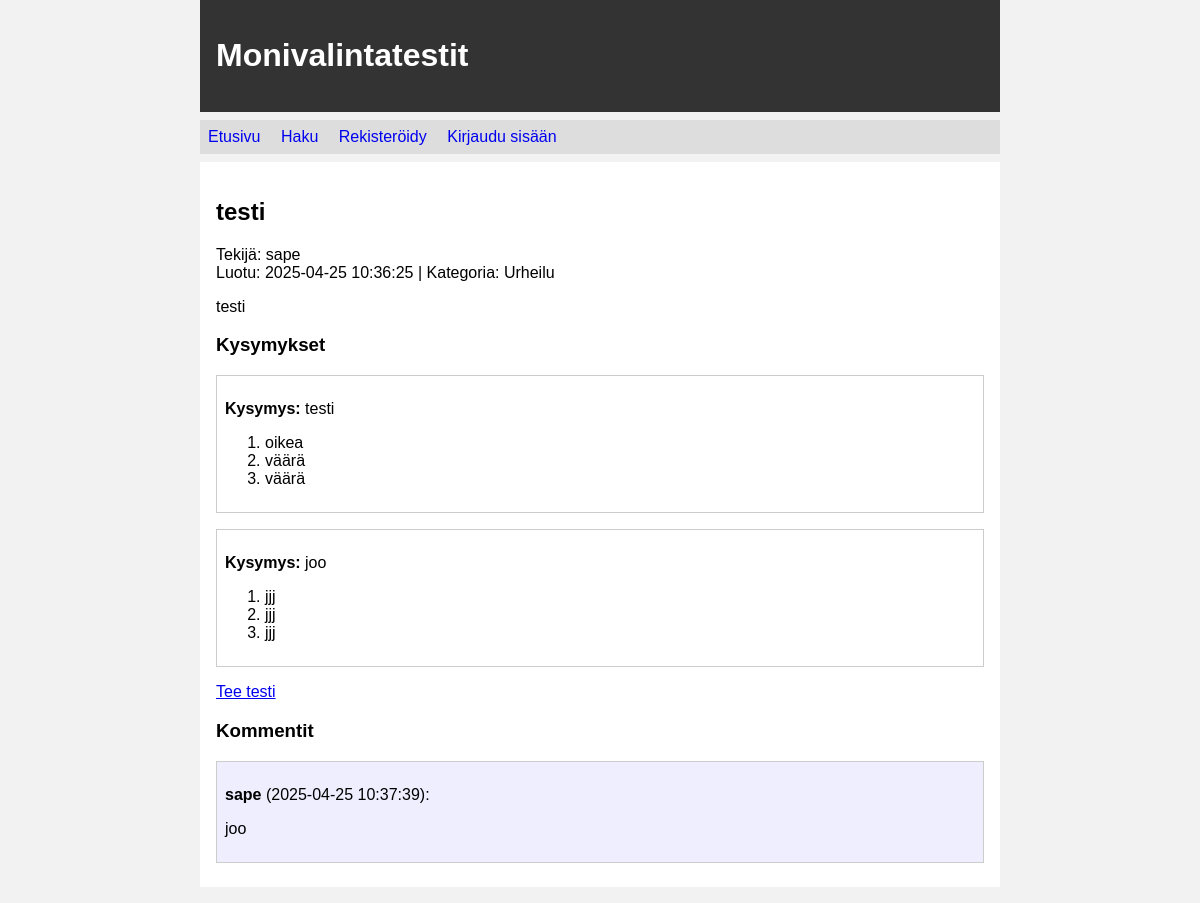
The app's page /set/1, older data.
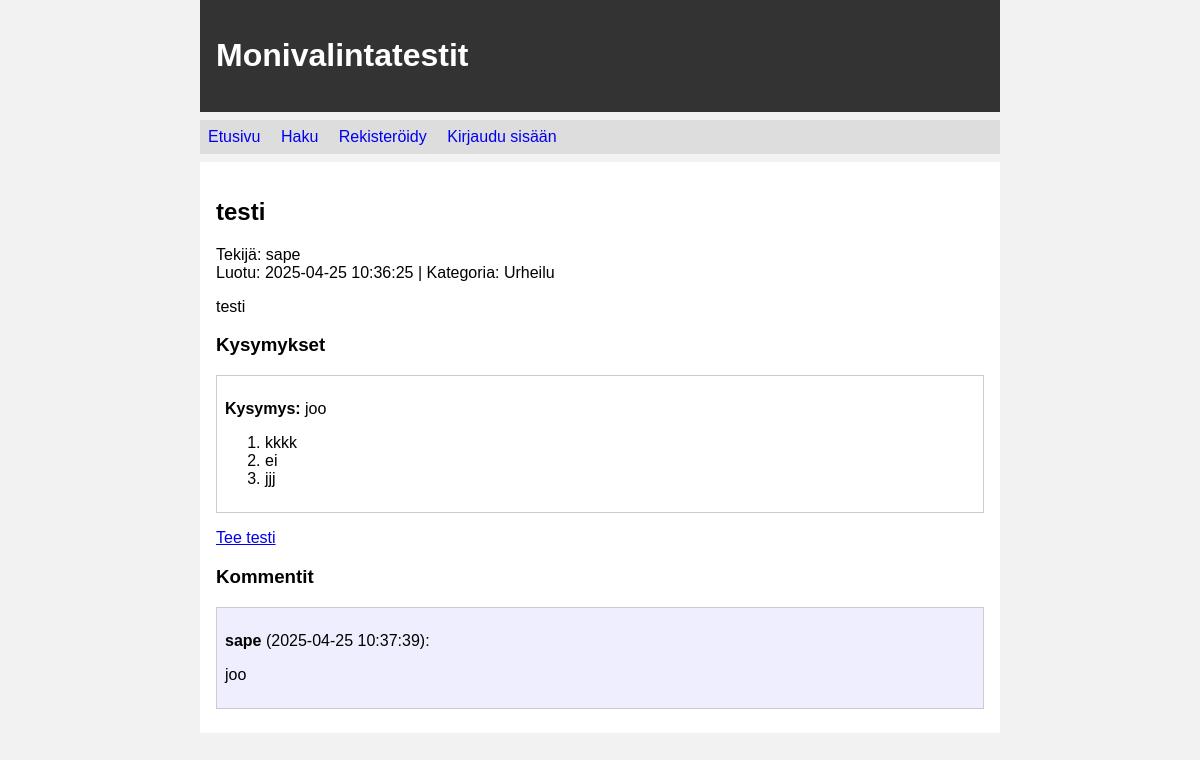
The same page, newer data.
### tables this page shows
CREATE TABLE sets (
        id INTEGER PRIMARY KEY,
        title TEXT,
        description TEXT,
        user_id INTEGER REFERENCES users,
        category_id INTEGER REFERENCES categories,
        created_at TEXT
    );

CREATE TABLE users (
        id INTEGER PRIMARY KEY,
        username TEXT UNIQUE,
        password_hash TEXT
    );

CREATE TABLE categories (
        id INTEGER PRIMARY KEY,
        name TEXT UNIQUE
    );

CREATE TABLE questions (
        id INTEGER PRIMARY KEY,
        set_id INTEGER REFERENCES sets,
        question_text TEXT,
        answer1 TEXT,
        answer2 TEXT,
        answer3 TEXT,
        correct_answer INTEGER
    );

CREATE TABLE comments (
        id INTEGER PRIMARY KEY,
        set_id INTEGER REFERENCES sets,
        user_id INTEGER REFERENCES users,
        comment_text TEXT,
        created_at TEXT
    );

### app.py (the view)
@app.route("/set/<int:set_id>")
def show_set(set_id):
    s = get_set(set_id)
    if not s:
        abort(404)
    return render_template("show_set.html", s=s,
                           questions=get_questions(set_id),
                           comments=get_comments_for_set(set_id))

### app.py (called while the page is built)
def get_set(set_id):
    rows = db.query("""SELECT s.*, c.name AS category_name, u.username
                       FROM sets s
                       LEFT JOIN categories c ON s.category_id=c.id
                       JOIN users u ON s.user_id=u.id
                       WHERE s.id=?""", [set_id])
    return rows[0] if rows else None

def get_questions(set_id):
    return db.query("""SELECT * FROM questions WHERE set_id=?""", [set_id])

def get_comments_for_set(set_id):
    return db.query("""SELECT cm.*, u.username
                       FROM comments cm JOIN users u ON cm.user_id=u.id
                       WHERE cm.set_id=? ORDER BY cm.created_at DESC""",
                    [set_id])

### db.py (called while the page is built)
def get_connection():
    con = sqlite3.connect("database.db")
    con.execute("PRAGMA foreign_keys = ON")
    con.row_factory = sqlite3.Row
    return con

def query(sql, params=None):
    if params is None:
        params = []
    con = get_connection()
    try:
        return con.execute(sql, params).fetchall()
    finally:
        con.close()

### templates/show_set.html (shortened to what this page needs)
{% extends "layout.html" %}
{% block content %}
<h2>{{ s.title }}</h2>
<p>
  Tekijä: {{ s.username }} <br>
  Luotu: {{ s.created_at }} {% if s.category_name %} | Kategoria: {{ s.category_name }}{% endif %}
</p>
<p>{{ s.description }}</p>
<h3>Kysymykset</h3>
{% for q in questions %}
<div class="question" id="q{{ q.id }}">
  <p><b>Kysymys:</b> {{ q.question_text }}</p>
  <ol>
    <li>{{ q.answer1 }}</li>
    <li>{{ q.answer2 }}</li>
    <li>{{ q.answer3 }}</li>
  </ol>
</div>
{% endfor %}
<p>
  <a href="/attempt_set/{{ s.id }}">Tee testi</a>
</p>
<h3>Kommentit</h3>
{% for com in comments %}
<div class="comment">
  <p><b>{{ com.username }}</b> ({{ com.created_at }}):</p>
  <p>{{ com.comment_text }}</p>
</div>
{% endfor %}
{% endblock %}

### templates/layout.html (shortened to what this page needs)
<!DOCTYPE html>
<html lang="fi">
<head>
  <link rel="stylesheet" href="/static/main.css">
</head>
<body>
  <div class="header">
    <h1>Monivalintatestit</h1>
  </div>
  <div class="nav">
    <nav>
      <ul>
        <li><a href="/">Etusivu</a></li>
        <li><a href="/search">Haku</a></li>
        {% if session.user_id %}
          <li><a href="/new_set">Luo uusi testi</a></li>
          <li><a href="/profile">Oma profiili</a></li>
          <li>Hei, {{ session.username }}!</li>
          <li>
            <form action="/logout" method="post" style="display:inline;">
              <input type="hidden" name="csrf_token" value="{{ session.csrf_token }}">
              <button style="background:none;border:none;padding:0;cursor:pointer;
                             text-decoration:underline;color:inherit;">
                Kirjaudu ulos
              </button>
            </form>
          </li>
        {% else %}
          <li><a href="/register">Rekisteröidy</a></li>
          <li><a href="/login">Kirjaudu sisään</a></li>
        {% endif %}
      </ul>
    </nav>
  </div>
  <div class="content">
    {% block content %}{% endblock %}
  </div>
</body>
</html>

### static/main.css (style rules this page uses)
body { margin: auto; max-width: 50em; font-family: sans-serif; background-color: #f2f2f2; }
.header { background-color: #333; color: white; padding: 1em; margin: 0 0 0.5em 0; }
.nav { background-color: #ddd; padding: 0.5em; margin-bottom: 0.5em; }
.nav ul { list-style-type: none; margin: 0; padding: 0; }
.nav li { display: inline-block; margin-right: 1em; }
.nav a { text-decoration: none; }
.content { background-color: white; padding: 1em; margin-bottom: 1em; }
.set-box, .question { border: 1px solid #ccc; margin: 1em 0; padding: 0.5em; }
.comment { border: 1px solid #ccc; padding: 0.5em; margin: 0.5em 0; background-color: #eef; }

Row changes from the older to the newer data that the page shows:
removed questions: question_text "testi", answer1 "oikea", answer2 "väärä", answer3 "väärä"
changed questions "joo": answer1 "jjj" → "kkkk"; answer2 "jjj" → "ei"
